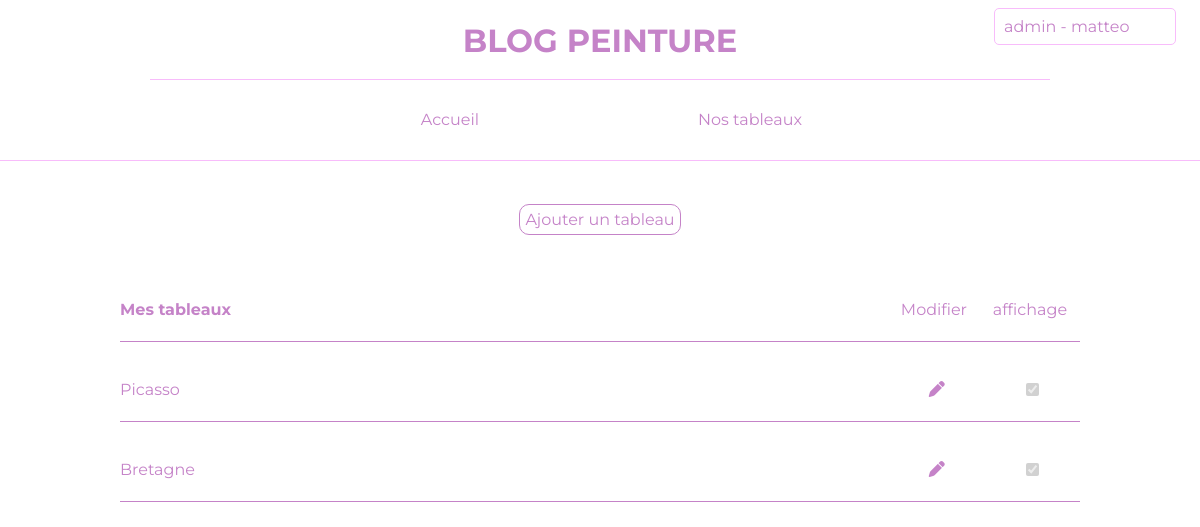
Page /blog/administration/ (signed in) on the committed database.
### blog/models.py (models this page shows, shortened)
class Tableau(models.Model):
    nom_tableau = models.CharField(max_length=200)
    description = models.CharField(max_length=250)
    longueur = models.CharField(max_length=50)
    largeur = models.CharField(max_length=50)
    date_debut = models.DateField()
    date_fin = models.DateField()
    type = models.ForeignKey('Type', on_delete=models.SET_NULL, null=True)
    photo = models.ImageField(upload_to='images/')
    peintre = models.ForeignKey('Peintre', on_delete=models.SET_NULL, null=True)
    meilleur_realisation = models.CharField(max_length=10)
    affichage = models.BooleanField()

### blog/views.py (the view)
# urls.py: path('administration/', views.AdministrationSite, name='administration'),
@login_required
def AdministrationSite(request):
    tableau = Tableau.objects.all()
    return render(request,'registration/administration.html', {'tableau':tableau})

### blog/templates/registration/administration.html
 {% extends "base_generic.html" %}
 {% block content %}
 <section class="admin-liste">
    <div  class="ajouter">
        <a href="{% url 'ajouter-tableau' %}"> Ajouter un tableau</a>
    </div>
    <div class="liste-tableaux">
        <div class="tableau-admin sans">
            <h4>Mes tableaux</h4>
            <div class="form-affich">
                <p>Modifier</p>
                <p>
                    affichage
                </p>
            </div>
        </div>
        {% for tableau in tableau %}
            <div class="tableau-admin">
                <p>{{ tableau.nom_tableau }}</p>
                <div class="form-affich">
                    <a href=" {% url 'modifier-tableau' tableau.id %} "><i class="fa-solid fa-pen"></i></a>
                    <input type="checkbox" name="affichage" {% if tableau.affichage == True %} checked {% endif %} disabled>
                </div>
            </div>
        {% endfor %}
    </div>
</section>
 {% endblock %}

### blog/templates/base_generic.html (shortened to what this page needs)
<!DOCTYPE html>
<html lang="fr">
<head>
  {% load static %}
  <link rel="stylesheet" href="{% static 'css/style.css' %}">
  <link rel="stylesheet" href="https://cdnjs.cloudflare.com/ajax/libs/font-awesome/6.1.1/css/all.min.css" />
</head>
<body>
    <header>
      <div class="title-site">
        <h1>Blog peinture</h1>
      </div>
      <nav id="nav" class="navig">
      {% block menu %}
        <ul>
          <li class="barre-a"><a href="{% url 'index' %}">Accueil</a></li>
          <li class="barre-a"><a href="{% url 'tableau' %}">Nos tableaux</a></li>
        </ul>
     {% endblock %}
      </nav>
      {% if user.is_authenticated %}
      <div id="admin" class="box-admin">
        <div class="username">
            <p>admin - {{ user.get_username }}</p>
        </div>
      </div>
      {% endif %}
    </header>
  <main>
    {% block content %}
    {% endblock %}
  </main>
</body>
</html>

### blog/static/css/style.css (style rules this page uses)
* { margin: 0; padding: 0; font-family: 'Montserrat', sans-serif; color: #C583C8; }
body { position: relative; }
header { width: 100%; height: 20vh; display: flex; justify-content: center; flex-wrap: wrap; border-bottom: 1px solid #F8BCFB; position: relative; position: fixed; z-index: 99; background-color: white; }
nav { width: 100%; height: 50%; display: flex; justify-content: center; align-items: flex-end; }
nav li { list-style: none; width: 150px; height: 20px; text-align: center; }
nav a { text-decoration: none; }
nav ul { width: 50%; margin: auto; display: flex; justify-content: space-around; align-items: center; }
.barre-a { display: inline-block; position: relative; color: #F8BCFB; }
.barre-a:after { content: ''; position: absolute; width: 100%; transform: scaleX(0); height: 2px; bottom: 0; left: 0; background-color: #F8BCFB; transform-origin: bottom right; transition: transform 0.4s ease-out; }
.title-site { width: 100%; height: 50%; display: flex; justify-content: center; align-items: center; position: relative; text-transform: uppercase; }
.title-site:after { content: ""; display: block; width: 75%; height: 1px; background-color: #F8BCFB; position: absolute; bottom: 0; }
.box-admin { width: 180px; height: 35px; border: 1px solid #F8BCFB; border-radius: 5px; position: absolute; top: 5%; right: 2%; display: flex; align-items: center; justify-content: center; transition: all .5s; }
.username { width: 90%; display: flex; align-items: center; justify-content: left; }
.fa-solid { transition: all .7s; }
.admin-liste { padding-top: 20vh; width: 80%; margin: auto; }
.ajouter { margin: 50px 0px; text-align: center; }
.ajouter a { border: 1px solid #C583C8; padding: 5px; border-radius: 10px; text-decoration: none; transition: all .7s; }
.tableau-admin { width: 100%; height: 60px; margin: 20px auto; display: flex; align-items: center; justify-content: space-between; position: relative; }
.tableau-admin { position: relative; }
.tableau-admin:before { content: ""; display: block; width: 100%; height: 1px; background-color: #C583C8; position: absolute; top: -30%; }
.tableau-admin:after { content: ""; display: block; width: 100%; height: 1px; background-color: #C583C8; position: absolute; bottom: -5%; }
.form-affich { width: 20%; height: 100%; display: flex; justify-content: space-around; align-items: center; }
.sans:before { display: none; }

### rows in the picture
Tableau: nom_tableau "Picasso", affichage "☑"
Tableau: nom_tableau "Bretagne", affichage "☑"

### other values in the picture
{{ user.get_username }} "matteo"
